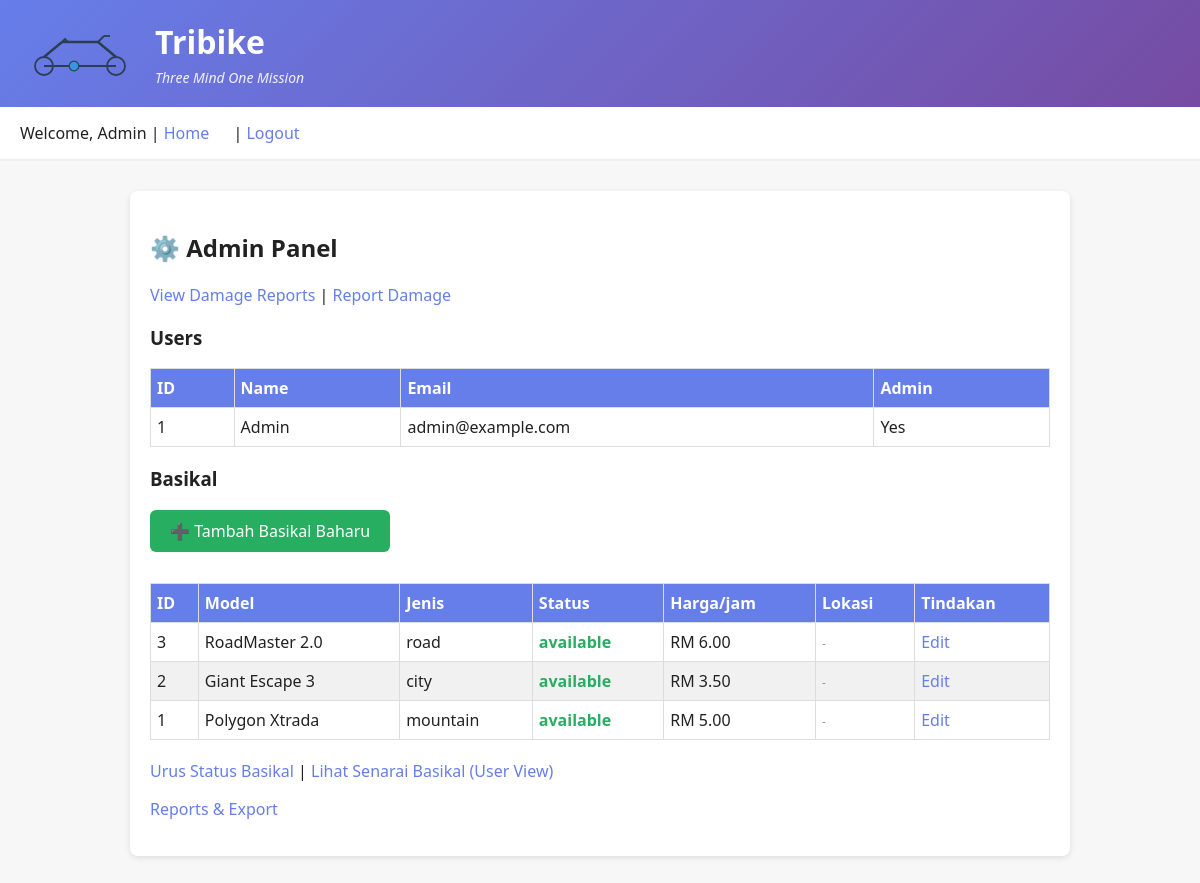
/admin.php (signed in), run on the app's committed database.
### tables this page shows
CREATE TABLE IF NOT EXISTS users (
  id INT AUTO_INCREMENT PRIMARY KEY,
  name VARCHAR(100) NOT NULL,
  email VARCHAR(150) NOT NULL UNIQUE,
  password VARCHAR(255) NOT NULL,
  is_admin TINYINT(1) NOT NULL DEFAULT 0,
  created_at TIMESTAMP DEFAULT CURRENT_TIMESTAMP
);

CREATE TABLE IF NOT EXISTS bikes (
  id INT AUTO_INCREMENT PRIMARY KEY,
  model VARCHAR(150) NOT NULL,
  type VARCHAR(50) NOT NULL,
  status VARCHAR(20) NOT NULL DEFAULT 'available',
  price_per_hour DECIMAL(8,2) NOT NULL DEFAULT 0.00,
  latitude DECIMAL(10, 8) DEFAULT NULL,
  longitude DECIMAL(11, 8) DEFAULT NULL,
  address TEXT DEFAULT NULL,
  created_at TIMESTAMP DEFAULT CURRENT_TIMESTAMP
);

### includes/auth.php (called while the page is built, shortened)
<?php
function is_logged_in() { return !empty($_SESSION['user_id']); }
function current_user($pdo=null) {
    $stmt = $pdo->prepare('SELECT id,name,email,is_admin FROM users WHERE id = ? LIMIT 1');
    $stmt->execute([$_SESSION['user_id']]);
    return $stmt->fetch();
}
?>

### admin.php (the view, shortened to what this page needs)
<?php
require 'includes/auth.php';
$user = current_user($pdo);
$users = $pdo->query('SELECT id,name,email,is_admin FROM users ORDER BY id DESC')->fetchAll();
$bikes = $pdo->query('SELECT * FROM bikes ORDER BY id DESC')->fetchAll();
?>
<!doctype html><html><head><meta charset="utf-8"><title>Admin - Tribike</title><link rel="stylesheet" href="assets/style.css"></head><body>
<header class="header">
  <div class="header-content">
    <div class="logo-container">
      <img src="assets/logo.svg" alt="Tribike Logo" class="logo">
      <div>
        <h1 class="site-title">Tribike</h1>
        <p class="slogan">Three Mind One Mission</p>
      </div>
    </div>
  </div>
</header>
<div class="nav-menu">
  <div style="max-width:1200px; margin:0 auto; padding:0 20px;">
    <span>Welcome, <?=htmlspecialchars($user['name'])?> | <a href="index.php">Home</a> | <a href="logout.php">Logout</a></span>
  </div>
</div>
<div class="container">
  <h2>⚙️ Admin Panel</h2>
  <p><a href="view_damaged_bikes.php">View Damage Reports</a> | <a href="report_damage.php">Report Damage</a></p>
  <h3>Users</h3>
  <table class="striped"><tr><th>ID</th><th>Name</th><th>Email</th><th>Admin</th></tr><?php foreach($users as $u): ?><tr><td><?=$u['id']?></td><td><?=htmlspecialchars($u['name'])?></td><td><?=htmlspecialchars($u['email'])?></td><td><?=$u['is_admin']?'Yes':'No'?></td></tr><?php endforeach; ?></table>
  <h3>Basikal</h3>
  <p><a href="add_bike.php" style="background:#27ae60; color:white; padding:10px 20px; border-radius:6px; display:inline-block; margin-bottom:15px;">➕ Tambah Basikal Baharu</a></p>
  <table class="striped">
    <tr>
      <th>ID</th>
      <th>Model</th>
      <th>Jenis</th>
      <th>Status</th>
      <th>Harga/jam</th>
      <th>Lokasi</th>
      <th>Tindakan</th>
    </tr>
    <?php foreach($bikes as $b): ?>
    <tr>
      <td><?=$b['id']?></td>
      <td><?=htmlspecialchars($b['model'])?></td>
      <td><?=htmlspecialchars($b['type'])?></td>
      <td>
        <?php
        $statusClass = 'status-available';
        ?>
        <span class="<?=$statusClass?>"><?=htmlspecialchars($b['status'])?></span>
      </td>
      <td>RM <?=number_format($b['price_per_hour'],2)?></td>
      <td>
        <?php if ($b['latitude'] && $b['longitude']): ?>
          <a href="view_location.php?bike_id=<?=$b['id']?>" style="font-size:12px;">📍 Lihat</a>
        <?php else: ?>
          <span style="color:#999; font-size:12px;">-</span>
        <?php endif; ?>
      </td>
      <td>
        <a href="admin_bikes.php?id=<?=$b['id']?>">Edit</a>
      </td>
    </tr>
    <?php endforeach; ?>
  </table>
  <p style="margin-top:20px;">
    <a href="admin_bikes.php">Urus Status Basikal</a> |
    <a href="bikes.php">Lihat Senarai Basikal (User View)</a>
  </p>
  <p><a href="report.php">Reports & Export</a></p>
</div></body></html>

### assets/style.css (style rules this page uses)
body { font-family: 'Segoe UI', Tahoma, Geneva, Verdana, sans-serif; background:#f7f7f7; color:#222; margin:0; padding:0; }
.header { background: linear-gradient(135deg, #667eea 0%, #764ba2 100%); color: white; padding:20px 0; box-shadow:0 2px 10px rgba(0,0,0,0.1); }
.header-content { max-width:1200px; margin:0 auto; padding:0 20px; display:flex; align-items:center; gap:20px; }
.logo-container { display:flex; align-items:center; gap:15px; }
.logo { height:60px; width:auto; }
.site-title { margin:0; font-size:32px; font-weight:bold; }
.slogan { margin:5px 0 0 0; font-size:14px; opacity:0.9; font-style:italic; }
.container { max-width:900px; margin:30px auto; background:#fff; padding:20px; border-radius:8px; box-shadow:0 2px 6px rgba(0,0,0,0.1); }
table { width:100%; border-collapse:collapse; margin:10px 0; }
table.striped tr:nth-child(odd) { background:#f1f1f1; }
table th, table td { padding:8px 6px; border:1px solid #ddd; text-align:left; }
table th { background:#667eea; color:white; }
a { color: #667eea; text-decoration:none; }
.nav-menu { background:#fff; padding:15px 0; border-bottom:2px solid #f0f0f0; }
.nav-menu a { margin-right:20px; font-weight:500; }
.status-available { color:#27ae60; font-weight:bold; }

### data on the page
users: name "Admin", id "1", email "admin@example.com", is_admin "Yes"
bikes: id "3", model "RoadMaster 2.0", type "road", status "available", price_per_hour "6.00"
bikes: id "2", model "Giant Escape 3", type "city", status "available", price_per_hour "3.50"
bikes: id "1", model "Polygon Xtrada", type "mountain", status "available", price_per_hour "5.00"
